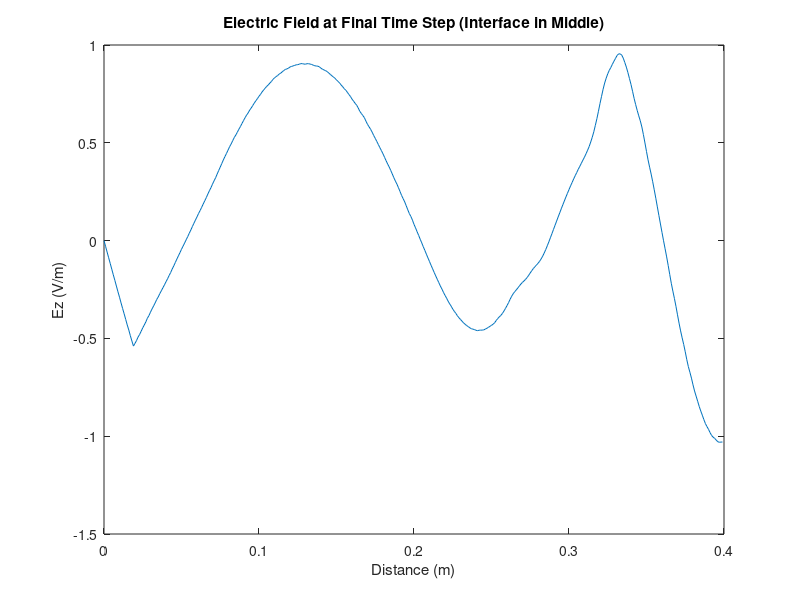

Write MATLAB code to recreate this figure. (Note: this script raises an error after producing the figure.)

% task3_interface.m — Single Dielectric Interface (Reflection/Transmission)

% Domain split: left (εr=1, free space) | right (εr=4, dielectric)
% Validates reflection coefficient Γ and transmission coefficient T
% against analytical Fresnel equations.


clear; clc; close all;

c0  = 3e8;
mu0 = 4*pi*1e-7;
eps0 = 1/(mu0*c0^2);

Nz = 400;  dz = 1e-3;
z  = (0:Nz-1)*dz;
dt = dz/(2*c0);
Nt = 1500;

%% Material: two-region domain
eps_r1 = 1;   eps_r2 = 4;
eps_r  = [eps_r1*ones(1, Nz/2), eps_r2*ones(1, Nz/2)];
eps    = eps_r * eps0;
sigma  = zeros(1, Nz);

Ez = zeros(1,Nz);  Hy = zeros(1,Nz);
Ez_history = zeros(Nt, Nz);

f = 1e9;  omega = 2*pi*f;  source_pos = 20;

%% FDTD Loop
for n = 1:Nt
    for k = 1:Nz-1
        Hy(k) = Hy(k) - (dt/(mu0*dz))*(Ez(k+1)-Ez(k));
    end
    for k = 2:Nz-1
        coeff = dt*sigma(k)/(2*eps(k));
        Ez(k) = (1-coeff)/(1+coeff)*Ez(k) ...
              - (dt/(eps(k)*dz))/(1+coeff)*(Hy(k)-Hy(k-1));
    end
    Ez(Nz) = Ez(Nz-1);  % ABC
    Ez(source_pos) = Ez(source_pos) + sin(omega*n*dt);
    Ez_history(n,:) = Ez;
end

%% E-field at final time step
figure;
plot(z, Ez);
xlabel('Distance (m)'); ylabel('Ez (V/m)');
title('Electric Field at Final Time Step (Interface in Middle)');
xline(z(Nz/2), '--r', 'Interface', 'LabelVerticalAlignment','bottom');

%% Theoretical reflection/transmission coefficients
eta1  = sqrt(mu0 / (eps_r1*eps0));
eta2  = sqrt(mu0 / (eps_r2*eps0));
Gamma = (eta2 - eta1) / (eta2 + eta1);
T     = 2*eta2 / (eta2 + eta1);

fprintf('\n--- Reflection Analysis ---\n');
fprintf('Theoretical Gamma: %.3f\n', Gamma);
fprintf('Theoretical T    : %.3f\n', T);
fprintf('Reflectance |Γ|² : %.3f\n', Gamma^2);
